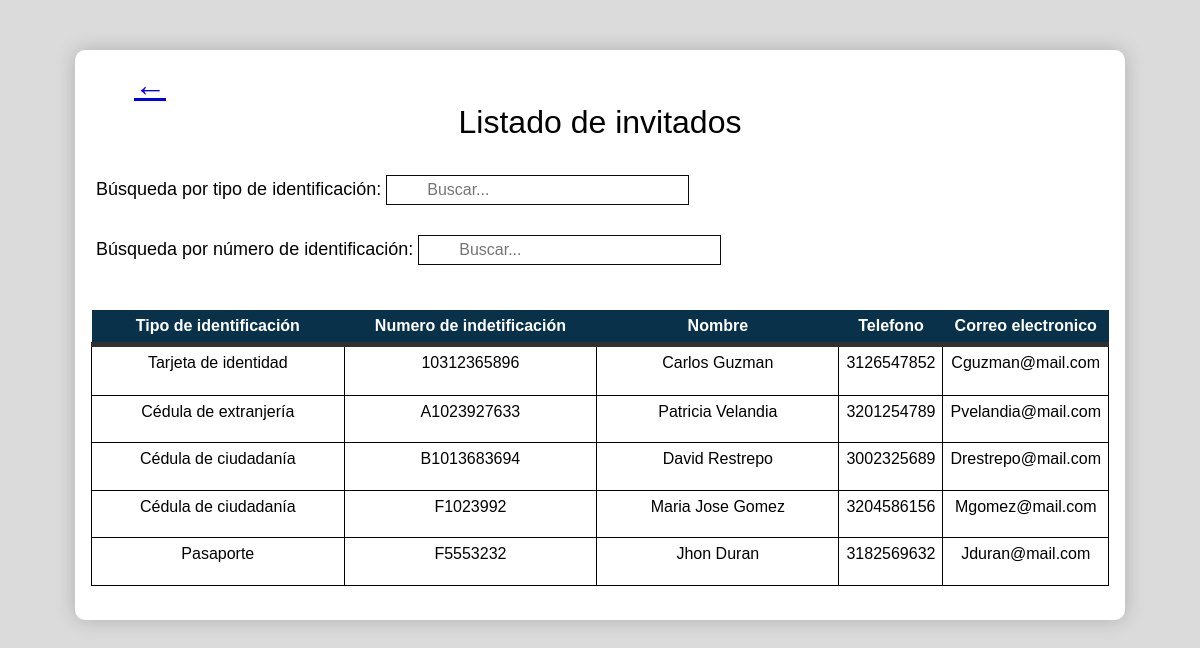
Screenshot of /acciones/listarInvitados.php with the database file from the repository.
### tables this page shows
CREATE TABLE `invitados` (
  `tipo_id` varchar(21) NOT NULL,
  `id` varchar(20) NOT NULL,
  `nombre` varchar(100) NOT NULL,
  `telefono` bigint(10) NOT NULL,
  `correo` varchar(50) NOT NULL
);

### acciones/listarInvitados.php (the view, shortened to what this page needs)
<?php
    include("../conexion/db_connection.php");
    $sql = "select * from invitados";
    $resultado = mysqli_query($connection, $sql);
?>
<link rel="stylesheet" href="../css/estilos.css">
<section class="ventanaFondo">
    <div class="scroll">
        <table id="tbRegistro">
            <caption><a class="BtnBack" type="button" href="../index.php">←</a>
            Listado de invitados
        </caption>
            <caption>
                <p>Búsqueda por tipo de identificación: <input type="text" id="buscarTI" class="buscarCaja" onkeyup="funBuscarTI()" placeholder="Buscar..."></p>
                <p>Búsqueda por número de identificación: <input type="text" id="buscarID" class="buscarCaja" onkeyup="funBuscarID()" placeholder="Buscar..."></p>
            </caption>
            <thead>
                <tr>
                    <th>Tipo de identificación</th>
                    <th>Numero de indetificación</th>
                    <th>Nombre</th>
                    <th>Telefono</th>
                    <th>Correo electronico</th>
                </tr>
            </thead>
            <tbody>
                <?php
                    foreach ($resultado as $reg){
                ?>
                <tr>
                    <td><?php echo $reg['tipo_id']?></td>
                    <td><?php echo $reg['id'] ?></td>
                    <td><?php echo $reg['nombre'] ?></td>
                    <td><?php echo $reg['telefono'] ?></td>
                    <td><?php echo $reg['correo'] ?></td>
                </tr>
                <?php }; ?>
            </tbody>
        </table>
    </div>
</section>

### css/estilos.css (style rules this page uses)
.ventanaFondo { width: 1050px; height: 570px; margin: 50px auto; display: flex; background: #fff; border-radius: 10px; overflow: hidden; box-shadow: 0px 0px 20px rgba(0, 0, 0, 0.2); }
table { width: 150%; padding: 30px 20px; text-align: left; border-collapse: collapse; }
th { width: 25%; text-align: center; vertical-align: top; border-collapse: collapse; padding: 7px; background-color: #09324a; color: #fff; border-bottom: solid 5px #303030; }
td { width: 30%; text-align: center; vertical-align: top; border: 1px solid #000; border-collapse: collapse; padding: 7px; }
caption { padding: 1px 5px 15px; font-size: xx-large; text-align: center; position: relative; }
.scroll { display: flex; width: 1200px; height: 520px; padding: 1em; overflow-y: scroll; text-align: center; }
.BtnBack { position: relative; text-align: left; padding-right: 900px; padding-top: 1px; padding-bottom: 15px; }
.buscarCaja { background-position: 10px 12px; width: 30%; font-size: 16px; padding: 5px 20px 5px 40px; border: 1px solid rgb(12, 11, 11); margin-bottom: 12px; }
p { font-size: 18px; text-align: left; }

### rows the page displays
invitados: tipo "Tarjeta de identidad", id "10312365896", nombre "Carlos Guzman", telefono "3126547852", correo "Cguzman@mail.com"
invitados: tipo "Cédula de extranjería", id "A1023927633", nombre "Patricia Velandia", telefono "3201254789", correo "Pvelandia@mail.com"
invitados: tipo "Cédula de ciudadanía", id "B1013683694", nombre "David Restrepo", telefono "3002325689", correo "Drestrepo@mail.com"
invitados: tipo "Cédula de ciudadanía", id "F1023992", nombre "Maria Jose Gomez", telefono "3204586156", correo "Mgomez@mail.com"
invitados: tipo "Pasaporte", id "F5553232", nombre "Jhon Duran", telefono "3182569632", correo "Jduran@mail.com"
